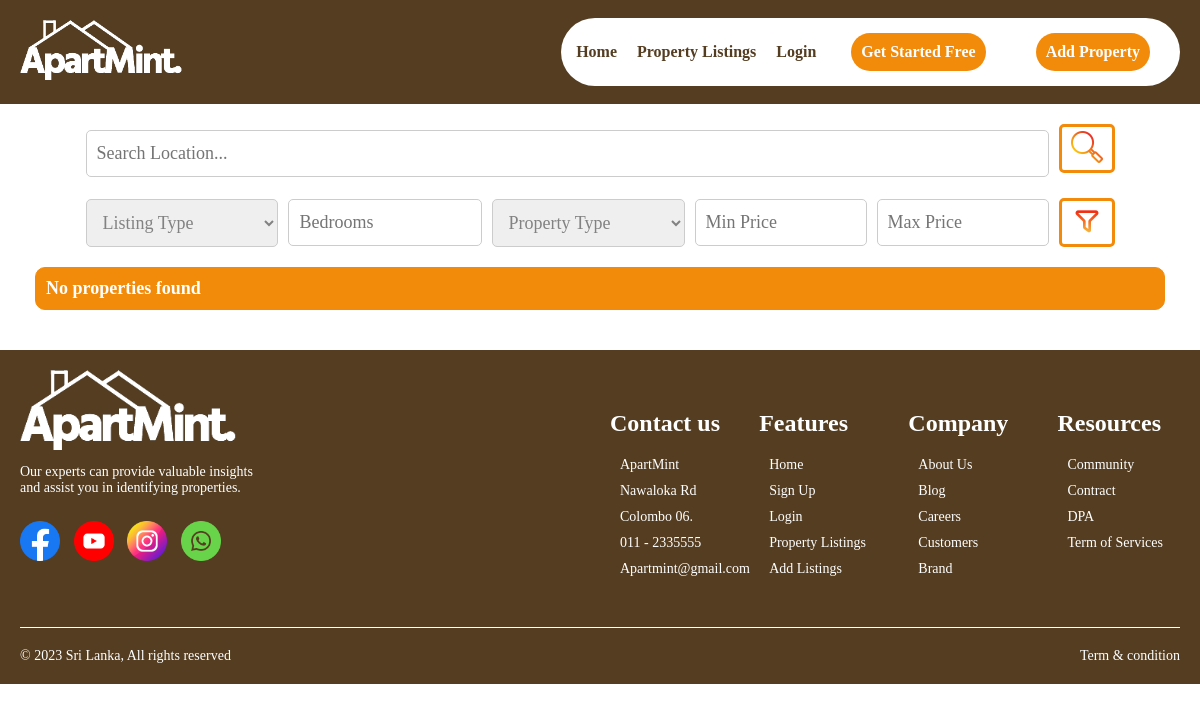
The page /all_listings.php?location=Gampaha on the database as committed earlier.
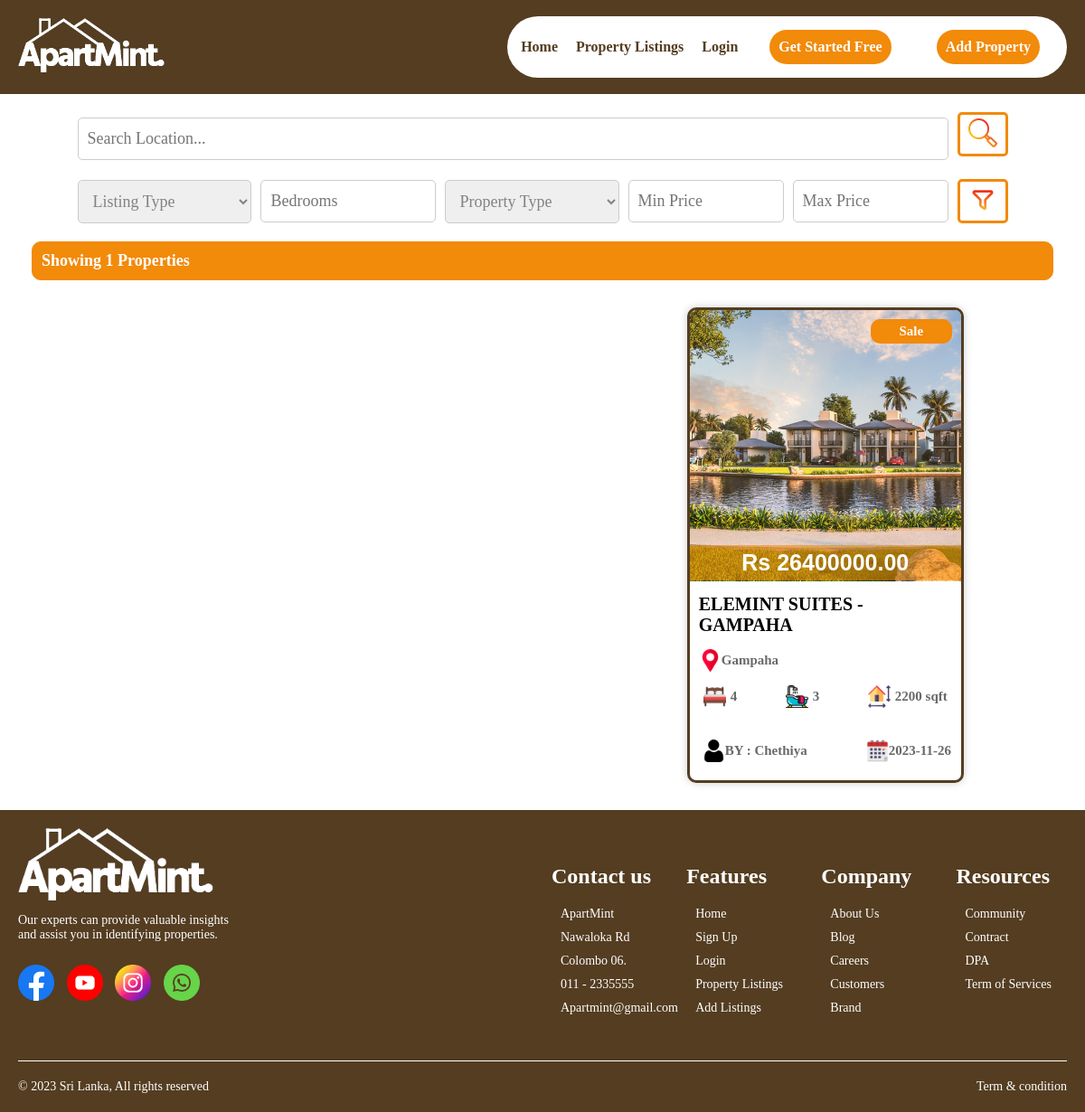
The same page on the database as committed later.
### tables this page shows
CREATE TABLE `listing_details` (
  `id` int(50) NOT NULL,
  `user_id` int(100) NOT NULL,
  `listing_type` varchar(30) NOT NULL,
  `title` varchar(250) NOT NULL,
  `property_type` varchar(30) NOT NULL,
  `address` varchar(300) NOT NULL,
  `city` varchar(100) NOT NULL,
  `total_units` int(11) NOT NULL,
  `bedrooms` int(20) NOT NULL,
  `bathrooms` int(20) NOT NULL,
  `price` decimal(10,0) NOT NULL,
  `size` int(20) NOT NULL,
  `features` text NOT NULL,
  `kitchen` text NOT NULL,
  `outdoor_spaces` text NOT NULL,
  `living_spaces` text NOT NULL,
  `utilities` text NOT NULL,
  `li_image` varchar(1800) NOT NULL,
  `description` text NOT NULL,
  `f_name` varchar(50) NOT NULL,
  `l_name` varchar(50) NOT NULL,
  `email` varchar(80) NOT NULL,
  `p_no` varchar(50) NOT NULL,
  `date` datetime NOT NULL DEFAULT current_timestamp(),
  `approval_status` varchar(255) NOT NULL DEFAULT 'Pending'
);

### all_listings.php (the view, shortened to what this page needs)
<?php
include('process_php/db_connection.php');
$location = '';
$listingType = '';
$bedrooms = '';
$propertyType = '';
$minPrice = '';
$maxPrice = '';
if(isset($_GET['location'])) {
    $location = $_GET['location'];
}
$sql = "SELECT * FROM listing_details WHERE approval_status = 'Approved'";
if(!empty($location)) {
    $searchLocation = strtolower($location);
    $sql .= " AND (LOWER(city) LIKE '%$searchLocation%')";
}
$result = $conn->query($sql);
?>
<!DOCTYPE html>
<html lang="en">
<head>
    <link rel="stylesheet" type="text/css" href="style/style.css">
    <link rel="stylesheet" type="text/css" href="style/style_all_listings.css">
</head>
<body>
    <?php include('navbar.php'); ?>
    <div class="search-container">
        <form action="all_listings.php" method="GET">
            <div class="search-group">
                <input type="text" id="search-input" name="location" placeholder="Search Location...">
                <button type="submit" id="search-button"><img src="images/search.png" alt="Search"></button>
            </div>
            <div class="filter-group">
                <select name="listingType">
                    <option value="">Listing Type</option>
                </select>
                <input type="text" name="bedrooms" placeholder="Bedrooms">
                <select name="propertyType">
                    <option value="">Property Type</option>
                </select>
                <input type="number" name="minPrice" placeholder="Min Price">
                <input type="number" name="maxPrice" placeholder="Max Price">
                <button type="submit" id="filter-button"><img src="images/filter.png" alt="Filter"></button>
            </div>
        </form>
    </div>
    <?php
        echo '<div class="noOfProperty">';
            if ($result->num_rows > 0) {
                $propertyCount = $result->num_rows;
                echo '<div>Showing ' . $propertyCount . ' Properties</div>';
            } else {
                echo '<div>No properties found</div>';
            }
        echo '</div>';
    ?>
    <div class="all-listing-container">
        <?php
        include('process_php/db_connection.php');
        $sql = "SELECT * FROM listing_details WHERE approval_status = 'Approved' ORDER BY date DESC";
        $result = $conn->query($sql);
        if ($result->num_rows > 0) {
            echo '<div class="listing-container">';
            while($row = $result->fetch_assoc()) {
                echo '<a href="listing_view.php?id=' . $row['id'] . '" class="property-link">';
                    if (
                        (strpos($row['city'], $location) !== false || empty($location)) &&
                        ($row['listing_type'] == $listingType || empty($listingType)) &&
                        ($row['bedrooms'] == $bedrooms || empty($bedrooms)) &&
                        ($row['property_type'] == $propertyType || empty($propertyType)) &&
                        ($row['price'] >= $minPrice || empty($minPrice)) &&
                        ($row['price'] <= $maxPrice || empty($maxPrice)))
                    {
                        $imagePaths = explode(',', $row['li_image']);
                        $firstImagePath = isset($imagePaths[0]) ? $imagePaths[0] : '';
                        echo '<div class="listing">';
                            echo '<div class="listing-photo">';
                                if (!empty($firstImagePath)) {
                                    echo '<div><img src="process_php/' . $firstImagePath . '" alt="Listing Photo"></div>';
                                } else {
                                    echo '<div class="listing-photo">No Image Available</div>';
                                }
                                echo '<div class="listing-price">Rs ' . $row['price'] . '.00</div>';
                                echo '<div class="listing-type">' . $row['listing_type'] . '</div>';
                            echo '</div>';
                            echo '<div class="listing-info">';
                                $shortenedTitle = (strlen($row['title']) > 45) ? substr($row['title'], 0, 45) . '...' : $row['title'];
                                echo '<div class="listing-title">' . $shortenedTitle . '</div>';
                                echo '<div class="listing-address"><img src="images/placeholder.png" alt="Bed">' . $row['city'] . '</div>';
                                echo '<div class="listing-icons">';
                                echo '<div class="icon-bed"><img src="images/bed.png" alt="Bed">' . $row['bedrooms'] . '</div>';
                                echo '<div class="icon-bath"><img src="images/bath.png" alt="Bath">' . $row['bathrooms'] . '</div>';
                                echo '<div class="icon-size"><img src="images/size.png" alt="Size">' . $row['size'] . ' sqft</div>';
                                echo '</div>';
                                echo '<div class="listing-publish">';
                                    echo '<div class="listing-date"><img src="images/calendar.png" alt="Date">' . date('Y-m-d', strtotime($row['date'])) . '</div>';
                                    echo '<div class="publisher-icon"><img src="images/user.png" alt="Publisher">BY : ' . $row['f_name'] . '</div>';
                                echo '</div>';
                            echo '</div>';
                        echo '</div>';
                    }
                echo '</a>';
            }
            echo '</div>';
        }
        else {
            echo "No properties available";
        }
        ?>
    </div>
    <?php include('footer.php'); ?>
</body>
</html>

### navbar.php
<nav class="navbar">
    <div class="navbar-left">
        <a href="index.php"><img src="images/logo1.png" alt="Logo"></a>
    </div>
    <div class="navbar-right">
        <ul>
            <li><a href="index.php">Home</a></li>
            <li><a href="all_listings.php">Property Listings</a></li>
            <?php
            if(isset($_SESSION["user_id"])) {
                echo '<li class="dropdown">';
                $userName = $_SESSION["user_name"];
                $truncatedName = (strlen($userName) > 15) ? substr($userName, 0, 15) . '...' : $userName;
                echo '<span class="dropbtn"><img class="profile_photo" src="process_php/uploads/profile_photos/' . $_SESSION["user_profile_photo"] . '" alt="Profile Photo">' . $truncatedName . '</span>';
                echo '<div class="dropdown-content">';
                echo '<a href="user_dashboard.php">Dashboard</a>';
                echo '<a href="process_php/process_logout.php">Logout</a>';
                echo '</div>';
                echo '</li>';
            } else {
                echo '<li><a href="login.php">Login</a></li>';
                echo '<li><a href="register.php" class="button">Get Started Free</a></li>';
            }
            ?>
            <li><a href="addListings.php" class="button">Add Property</a></li>
        </ul>
    </div>
</nav>

### footer.php
<footer class="footer">
    <div class="footer-content">
        <div class="footer-left">
            <a href="index.php"><img src="images/logo1.png" alt="Logo"></a>
            <p>Our experts can provide valuable insights<br>and assist you in identifying properties.</p>
            <p>
                <a href="#"><img src="images/facebook.png" alt="Facebook"></a>
                <a href="#"><img src="images/youtube.png" alt="YouTube"></a>
                <a href="#"><img src="images/instagram.png" alt="Instagram"></a>
                <a href="#"><img src="images/whatsapp.png" alt="WhatsApp"></a>
            </p>
        </div>
        <div class="footer-right">
            <div class="column">
                <h2>Contact us</h2>
                <p>ApartMint</p>
                <p>Nawaloka Rd</p>
                <p>Colombo 06.</p>
                <p>011 - 2335555</p>
                <p>Apartmint@gmail.com</p>
            </div>
            <div class="column">
                <h2>Features</h2>
                <a href="index.php"><p>Home</p></a>
                <a href="register.php"><p>Sign Up</p></a>
                <a href="login.php"><p>Login</p></a>
                <a href="all_listings.php"><p>Property Listings</p></a>
                <a href="addListings.php"><p>Add Listings</p></a>
            </div>
            <div class="column">
                <h2>Company</h2>
                <a href="#"><p>About Us</p></a>
                <a href="#"><p>Blog</p></a>
                <a href="#"><p>Careers</p></a>
                <a href="#"><p>Customers</p></a>
                <a href="#"><p>Brand</p></a>
            </div>
            <div class="column">
                <h2>Resources</h2>
                <a href="#"><p>Community</p></a>
                <a href="#"><p>Contract</p></a>
                <a href="#"><p>DPA</p></a>
                <a href="#"><p>Term of Services</p></a>
            </div>
        </div>
    </div>
    <hr>
    <div class="footer-bottom">
        &copy; 2023 Sri Lanka, All rights reserved
        <a href="#">Term & condition</a>
    </div>
</footer>

### style/style.css (style rules this page uses)
.navbar { background-color: rgba(84, 61, 33, 1); color: #fff; padding: 2px 20px; display: flex; justify-content: space-between; align-items: center; }
.navbar-left img { max-height: 60px; }
.navbar-right { display: flex; align-items: center; }
.navbar-right ul { background-color: #fff; list-style: none; padding: 0 15px; border-radius: 50px; display: flex; justify-content: center; align-items: center; }
.navbar-right ul li { display: inline; margin-right: 20px; }
.navbar-right ul li:last-child { margin-right: 0; }
.navbar-right ul li a { text-decoration: none; color: rgba(84, 61, 33, 1); }
.navbar-right ul li a { text-decoration: none; font-weight: bold; color: rgba(84, 61, 33, 1); display: inline-block; }
.navbar-right ul li a.button { font-family: Josefin sans-serif; background-color: rgb(242, 138, 10); color: #fff; font-weight: bold; border-radius: 50px; margin: 15px; padding: 10px 10px; }
.footer { background-color: rgba(84, 61, 33, 1); color: #fff; padding: 20px; }
.footer-content { display: flex; justify-content: space-between; flex-wrap: wrap; }
.footer-left { flex: 1; max-width: 50%; padding-right: 20px; }
.footer-left a img { max-height: 80px; }
.footer-left p { font-size: 14px; margin-top: 10px; margin-bottom: 10px; }
.footer-left p a { margin-right: 10px; color: #FFF; }
.footer-left p a img { max-height: 40px; margin-top: 15px; }
.footer-right { flex: 1; display: flex; flex-wrap: wrap; justify-content: space-between; margin-top: 20px; }
.footer-right a p { color: white; }
.column { flex: 1; max-width: calc(25% - 20px); margin-right: 20px; margin-bottom: 20px; }
.column:last-child { margin-right: 0; }
.column p { font-size: 14px; margin: 10px; }
hr { border: none; border-top: 1px solid #FFF; margin: 20px 0; }
.footer-bottom { display: flex; justify-content: space-between; margin-top: 10px; font-size: 14px; }
a { text-decoration: none; }
.footer-bottom a { text-decoration: none; color: #FFF; }

Rows that differ between the two databases and show on the page:
added listing_details: price "26400000", listing_type "Sale", title "ELEMINT SUITES - GAMPAHA", city "Gampaha", bedrooms "4", bathrooms "3", size "2200", date "2023-11-26", f_name "Chethiya"
Other text that changed with them:
$propertyCount: (not shown) → "1"
text no longer shown: "No properties found"
text now shown: "Showing Properties"
